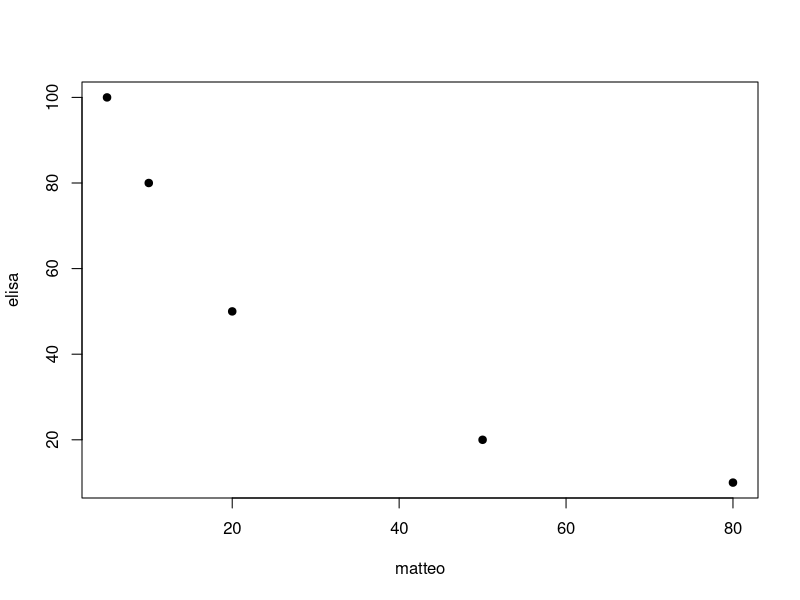
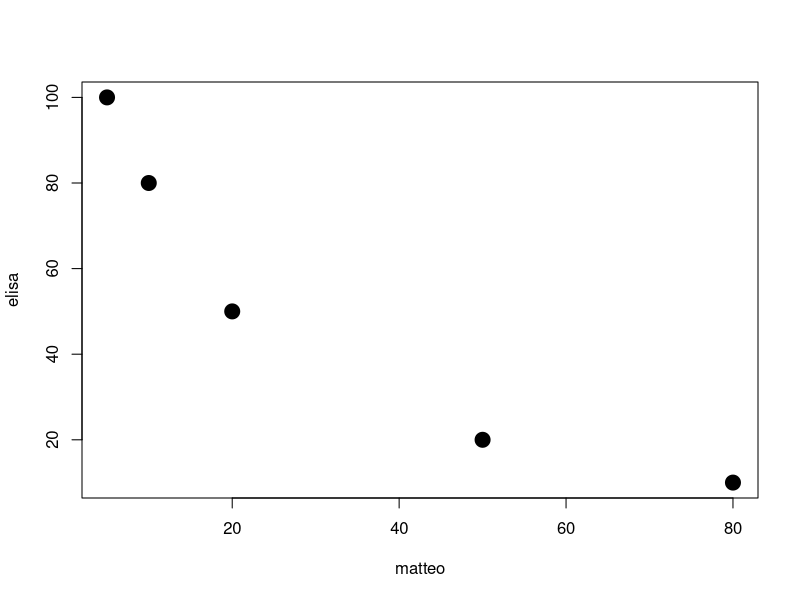
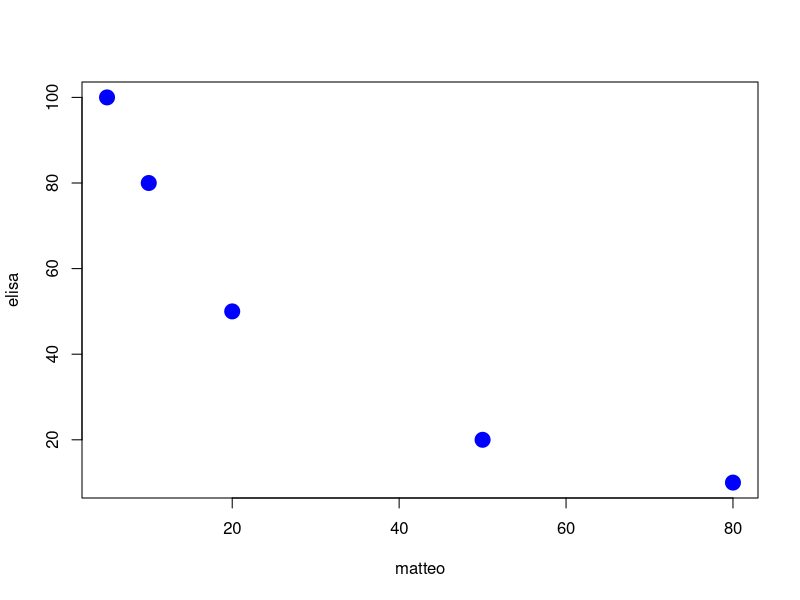
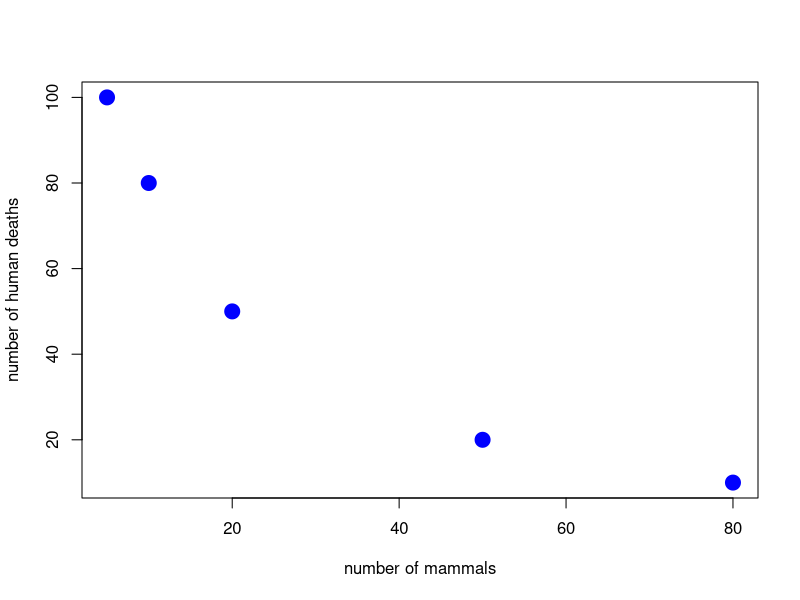
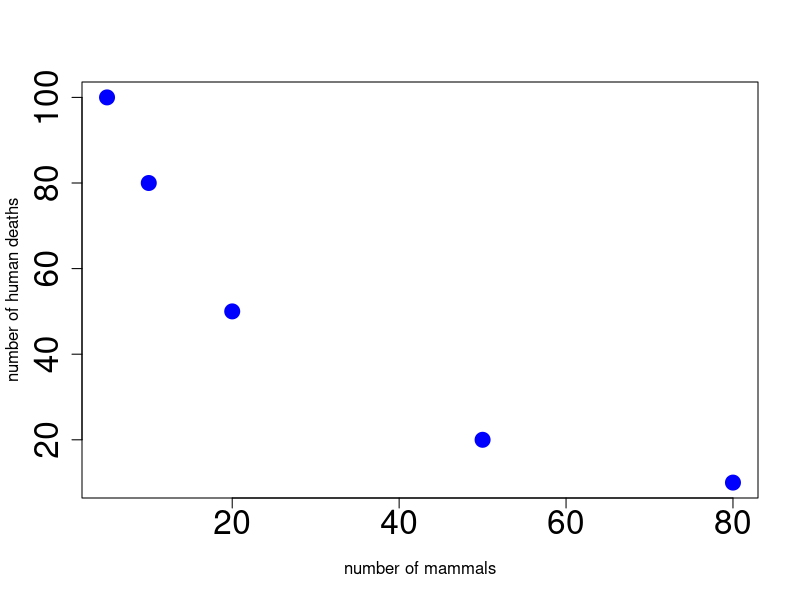
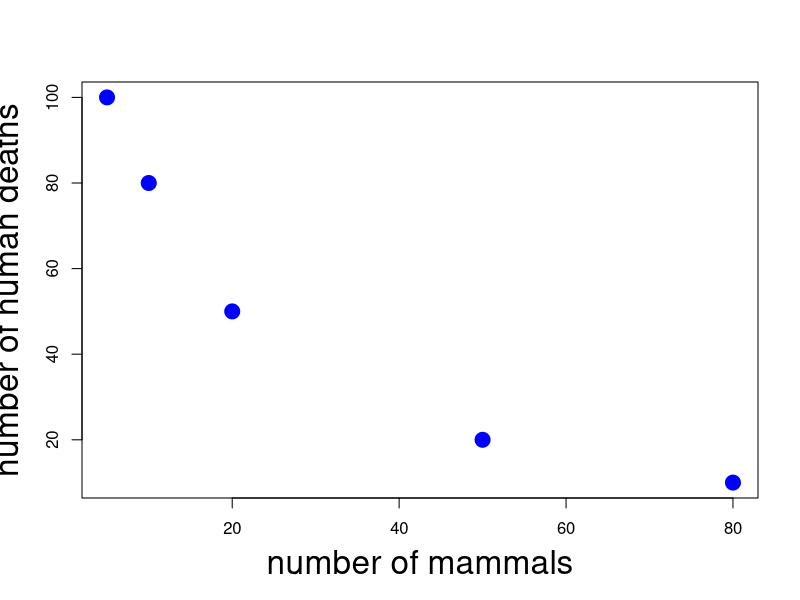

Reproduce these figures in R, in order.
# Script for using R

# Operation
2+3

# Obj
samuele <- 2+3

# Another obj
gemma <- 4+6

# Different obj
samuele+gemma
samuele*gemma #instead of writing (2+3) * (4+6)

tma <- 5+4

tma+samuele+gemma # 20+5+10


# we are using function  c()
matteo <- c(5, 10, 20, 50, 80) # an array is a set of elements: this is the array of mammals species

elisa <- c(100, 80, 50, 20, 10) #an array of human deaths due to a disease

# changing the point character
plot(matteo, elisa, pch=19)


#character exaggeration
plot(matteo, elisa, pch=19, cex=2)


#color
plot(matteo, elisa, pch=19, cex=2, col="blue")

# change lables
plot(matteo, elisa, pch=19, cex=2, col="blue", xlab="number of mammals", ylab="number of human deaths")

# increasing the axis dimention
plot(matteo, elisa, pch=19, cex=2, col="blue", xlab="number of mammals", ylab="number of human deaths", cex.axis=2)

#long function
plot(matteo, 
     elisa, 
     pch=19, 
     cex=2, 
     col="blue", 
     xlab="number of mammals", 
     ylab="number of human deaths",
    cex.lab=2)
